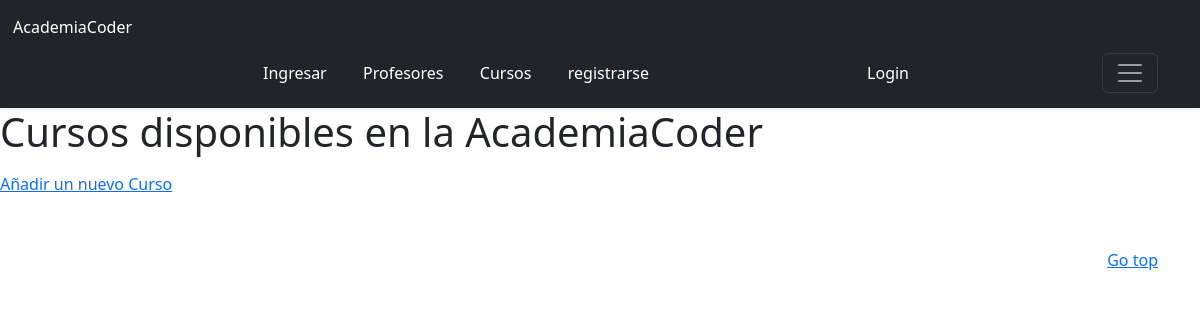
Page /academia/cursos/lista on the earlier database version.
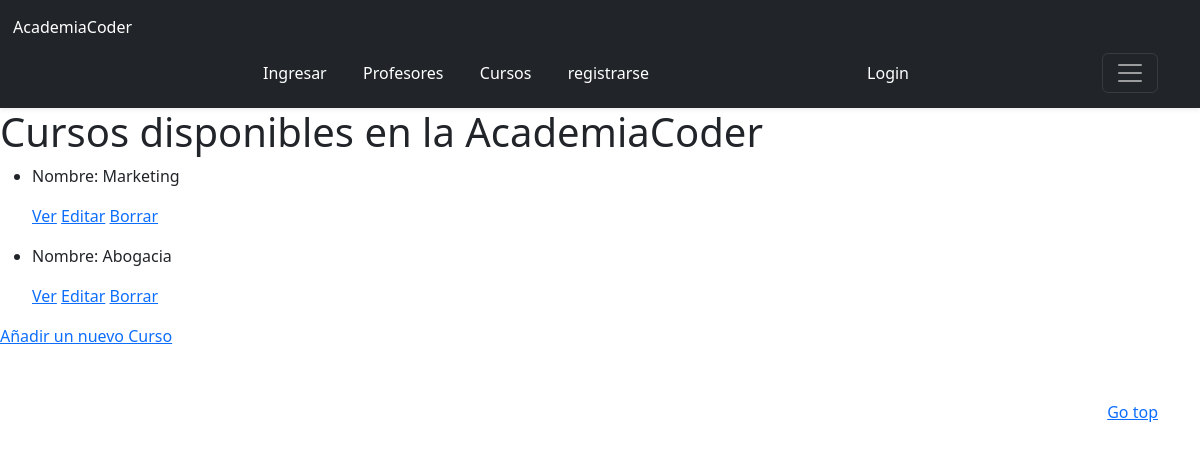
Same page on the later database version.
### academia/models.py (models this page shows)
class Curso(models.Model):
    titulo = models.CharField(max_length=40)
    descripcion = models.CharField(max_length=100)
    contenido = models.CharField(max_length=200)
    imagen = models.ImageField(upload_to="articulos", null=True, blank=True)
    duracion = models.CharField(max_length=40)

### academia/views.py (the view)
# urls.py: path("cursos/lista", cursosLista.as_view(), name="listaCursos"),
class cursosLista(ListView):
    model = Curso
    template_name = "academia/lista_cursos.html"

### academia/templates/academia/lista_cursos.html
{% extends "academia/base.html" %}
{% block main %}
<body>
    <h1>Cursos disponibles en la AcademiaCoder</h1>
    <ul>
        {% for cursos in object_list %}
            <li>
                <p> Nombre: {{ cursos.titulo }} </p>
                <p>
                <a href= "{% url "mostrarCurso" cursos.id %}">Ver</a>
                <a href= "{% url "editarCurso" cursos.id %}">Editar</a>
                <a href= "{% url "borrarCurso" cursos.id %}">Borrar</a>
                </p>
            </li>
        {% endfor %}
    </ul>
    <a href= "{% url "crearCursos" %}">Añadir un nuevo Curso</a>
</body>
{% endblock %}

### academia/templates/academia/base.html (shortened to what this page needs)
<!DOCTYPE html>
<html lang="en"><head><meta http-equiv="Content-Type" content="text/html; charset=UTF-8">
<link href="https://cdn.jsdelivr.net/npm/bootstrap@5.2.0-beta1/dist/css/bootstrap.min.css" rel="stylesheet">
  </head>
  <body>
<header>
  <div class="navbar navbar-dark bg-dark shadow-sm">
    <body>
        <header>
            <a class="btn btn-dark" href="{% url "inicio" %}">AcademiaCoder</a>
        </header>
    <div class="container">
      <nav class="navbar navbar-light bg-dark static-top align-items-center">
        <div class="container">
            <a class="btn btn-dark" href="#">Ingresar</a>
            <div>--</div>
            <a class="btn btn-dark" href="{% url "listaProfesores" %}">Profesores</a>
            <div>--</div>
            <a class="btn btn-dark" href="{% url "listaCursos" %}">Cursos</a>
            <div>--</div>
            {% if not request.user.is_authenticated %}
            <a class="btn btn-dark" href="{% url "registro" %}">registrarse</a>
            {% endif %}
        </div>
    </nav>
        {% if not request.user.is_authenticated %}
            <a class="btn btn-dark" href="{% url "login" %}">Login</a>
        {% endif %}
      <button class="navbar-toggler collapsed" type="button" data-bs-toggle="collapse" data-bs-target="#navbarHeader" aria-controls="navbarHeader" aria-expanded="false" aria-label="Toggle navigation">
        <span class="navbar-toggler-icon"></span>
      </button>
    </div>
  </div>
</header>
<main>
{% block main %}
{% endblock %}
</main>
<footer class="text-muted py-5">
  <div class="container">
    <p class="float-end mb-1">
      <a href="#">Go top</a>
    </p>
  </div>
</footer>
</body></html>

Differences in the rows shown:
added Curso: titulo "Marketing"
added Curso: titulo "Abogacia"
